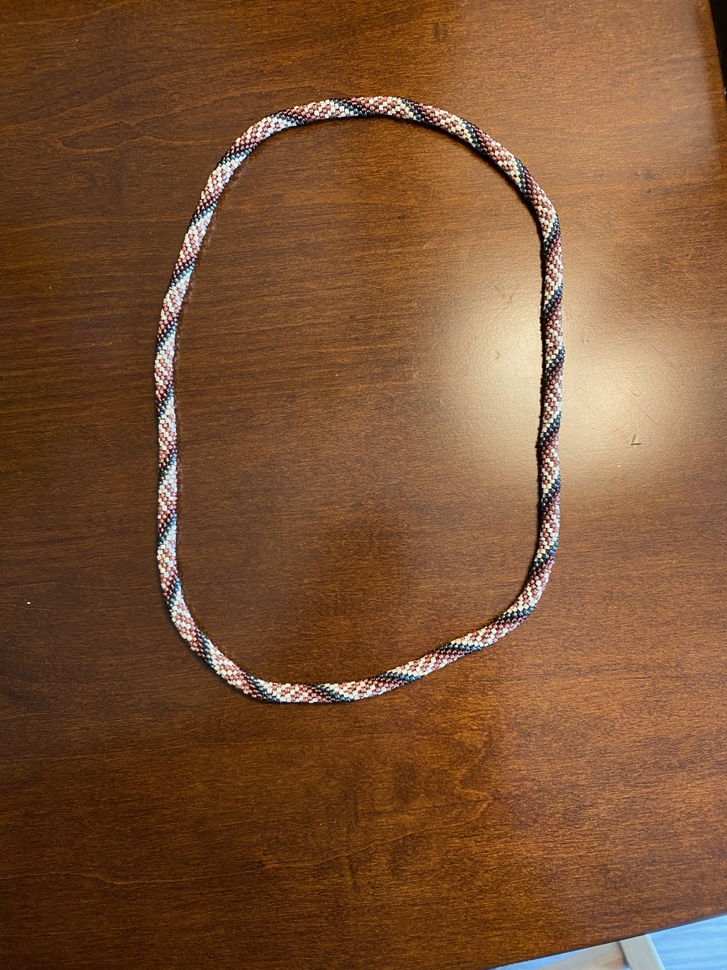
#> input picture bead-example - 1.jpeg, 727 x 970 px, shrunk from 3024 x 4032 before the run
$ python -i detector.py   (imports and definitions only)
#> lines starting #> are read from the running program, lines starting #| are printed output that depends on the picture; after the words box and inside, x2 and y2 are one past the last pixel; in counts of white or black regions, pixels touching at a corner belong together
"""Photographic inference API. No benchmark/truth/evaluation/file I/O imports.

infer(rgb, predictions, method, thresholds, phase1=()) -> per-hypothesis evidence.
Predicted visible/silhouette runs are MODEL rasterizations, not observed masks.
Photographic locations are supported-interior centroids, never physical centers.
"""
import numpy as np
from scipy import ndimage as ndi
from skimage.color import rgb2hsv
from skimage.segmentation import watershed
from .common import runs,mask_from_runs

DEFAULT=dict(strong=.80,partial=.40,min_pixels=8,boundary=.40,foreground=.55,conflict=.25)

def prepare(rgb):
 a=np.asarray(rgb,float)/255.;hsv=rgb2hsv(a);lum=a@np.array([.2126,.7152,.0722]);chroma=a/np.maximum(a.sum(2,keepdims=True),.06)
#> after `lum = a @ np.array([0.2126, 0.7152, 0.0722])`:
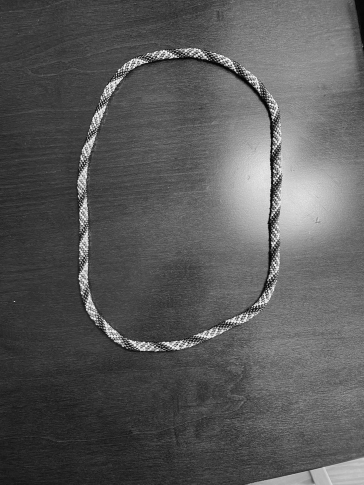
#> lum: shape (970, 727) float64 (shown at 1/2 size); min 0.000834, max 1, mean 0.352
#> after `chroma = a / np.maximum(a.sum(2, keepdims=True), 0.06)`:
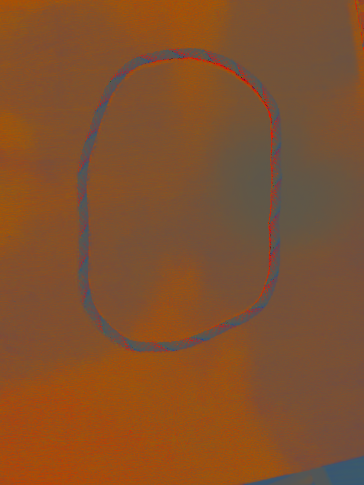
#> chroma: shape (970, 727, 3) float64 (shown at 1/2 size); mean R, G, B 0.511, 0.316, 0.173
 border=np.concatenate([chroma[:6].reshape(-1,3),chroma[-6:].reshape(-1,3),chroma[:,:6].reshape(-1,3),chroma[:,-6:].reshape(-1,3)])
 bg=np.median(border,axis=0);dist=np.linalg.norm(chroma-bg,axis=2)
#> after `bg = np.median(border, axis=0)`: bg = [0.544, 0.316, 0.143]
 # Illumination changes alone do not make paper bead material.
 chromatic=(dist>.13)&(hsv[:,:,1]>.24)&(lum>.025)
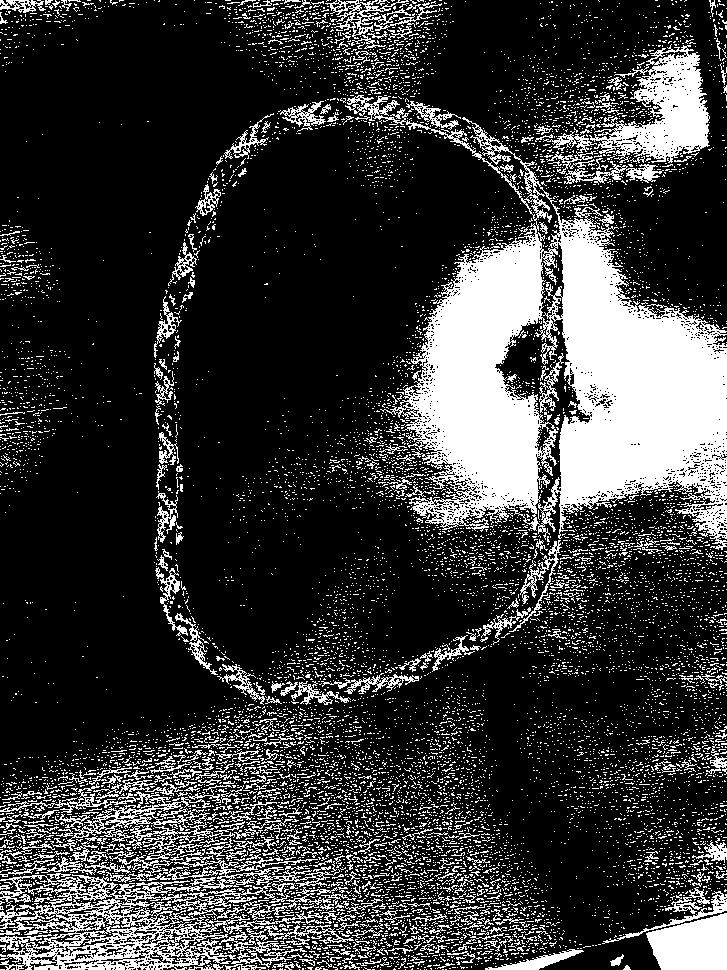
#> chromatic: shape (970, 727) bool; 22% white; 11306 white regions (10902 under 20 px), largest, box (x1, y1, x2, y2) and area: (345, 95, 727, 550) 64632, (0, 854, 340, 970) 12506, (589, 44, 710, 163) 6728
 neutral=(hsv[:,:,1]<.25)&(lum<.16)&(np.linalg.norm(bg-1/3)>.06)
#> neutral: shape (970, 727) bool; 0.06% white in thin lines or dots, all inside (x1, y1, x2, y2) = (156, 99, 560, 703)
 positive=chromatic|neutral
#> positive: shape (970, 727) bool; 22% white; 11251 white regions (10854 under 20 px), largest, box (x1, y1, x2, y2) and area: (345, 95, 727, 550) 65275, (0, 854, 340, 970) 12506, (589, 44, 710, 163) 6728
 paper=(dist<.045)&(lum>.04)
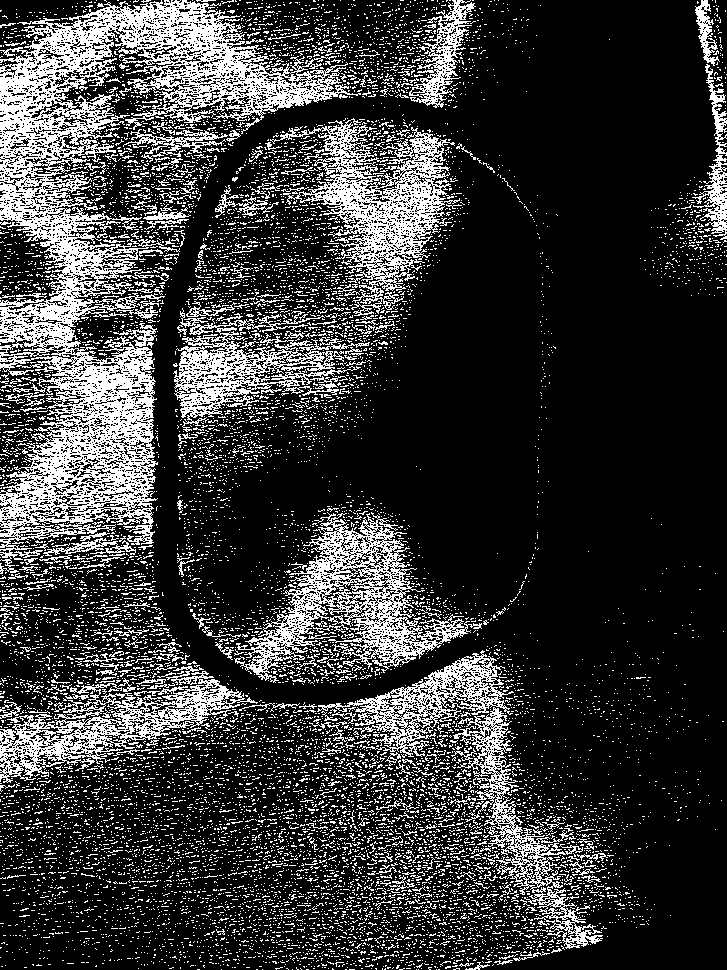
#> paper: shape (970, 727) bool; 22% white in thin lines or dots
 gradient=np.sqrt(sum(ndi.sobel(a[:,:,c],axis=ax,mode='nearest')**2 for c in range(3) for ax in (0,1)))/4
 edge=ndi.maximum_filter(gradient,3)>.07
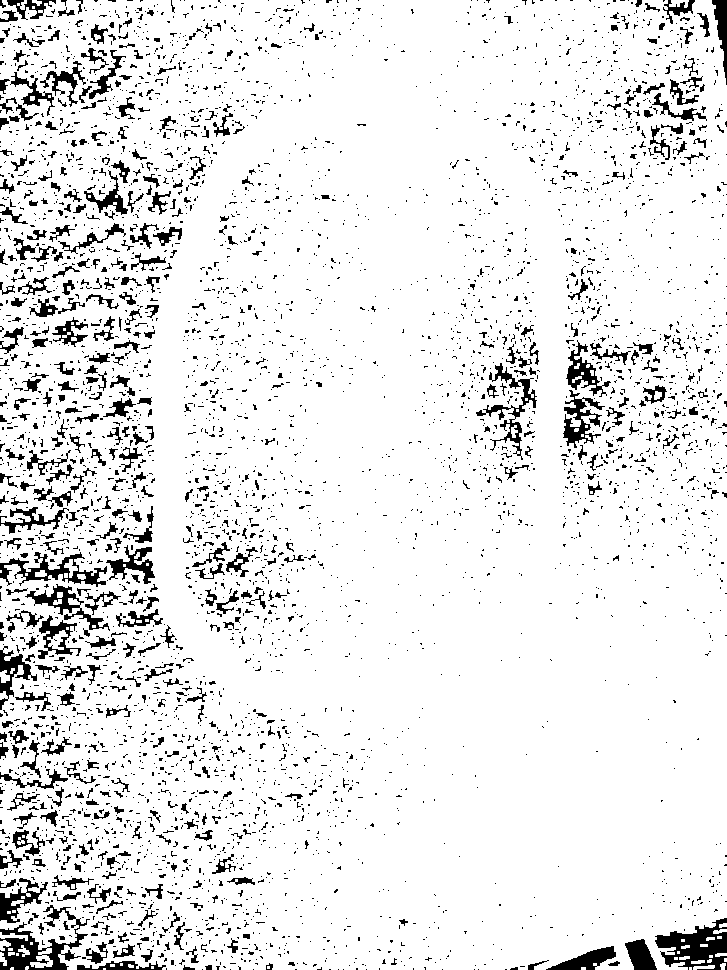
#> edge: shape (970, 727) bool; 91.1% white; 4630 black regions (4125 under 20 px), largest, box (x1, y1, x2, y2) and area: (655, 918, 727, 970) 1995, (0, 905, 90, 970) 1944, (0, 552, 107, 587) 1233
 smooth=ndi.gaussian_filter(lum,1)
 peaks=(smooth==ndi.maximum_filter(smooth,7))&positive&(smooth>.045)
#> peaks: shape (970, 727) bool; 0.26% white in thin lines or dots
 markers,n=ndi.label(peaks);labels=watershed(-smooth,markers,mask=positive)
#> after `markers, n = ndi.label(peaks)`: n = 1823
#> after `labels = watershed(-smooth, markers, mask=positive)`:
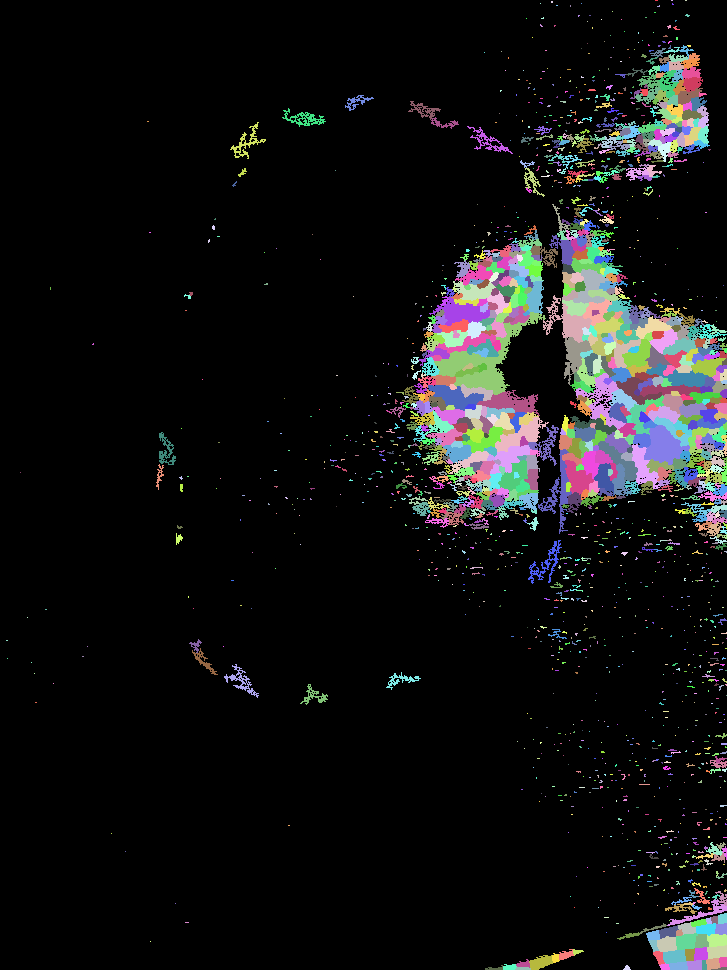
#> labels: shape (970, 727) int32; 1824 distinct labels, from 0 to 1823; one colour per label, 0 black
 observations=[]
 for k,sl in enumerate(ndi.find_objects(labels),1):
  if sl is None:continue
  yy,xx=np.where(labels[sl]==k);xx+=sl[1].start;yy+=sl[0].start
  if len(xx)<8:continue
  best=int(np.argmax(lum[yy,xx]));observations.append(dict(x=xx,y=yy,peak=np.array([xx[best],yy[best]]),score=float(min(1.,.40+.30*min(1,len(xx)/120)+.30*min(1,lum[yy,xx].max()/.5)))))
#> this loop made 1823 passes
#> (yy, xx) on passes 1 to 3: ([0, 0, 0], [655, 656, 657]), ([0, 0], [671, 672]), ([0, 0], [685, 686])
#> after the loop, observations = 935 items
 return dict(rgb=a,hsv=hsv,lum=lum,positive=positive,paper=paper,gradient=gradient,edge=edge,observations=observations,background_chroma=bg.tolist())

# [92 lines left out: functions transform, _color, _record, measure, classify, infer, not called in this run]

>>> import cv2
>>> picture = cv2.cvtColor(cv2.imread('../../../../bead-example - 1.jpeg'), cv2.COLOR_BGR2RGB)
>>> result = prepare(picture)
#> result = 9 items

$ run again, on bead-example - 2.jpeg
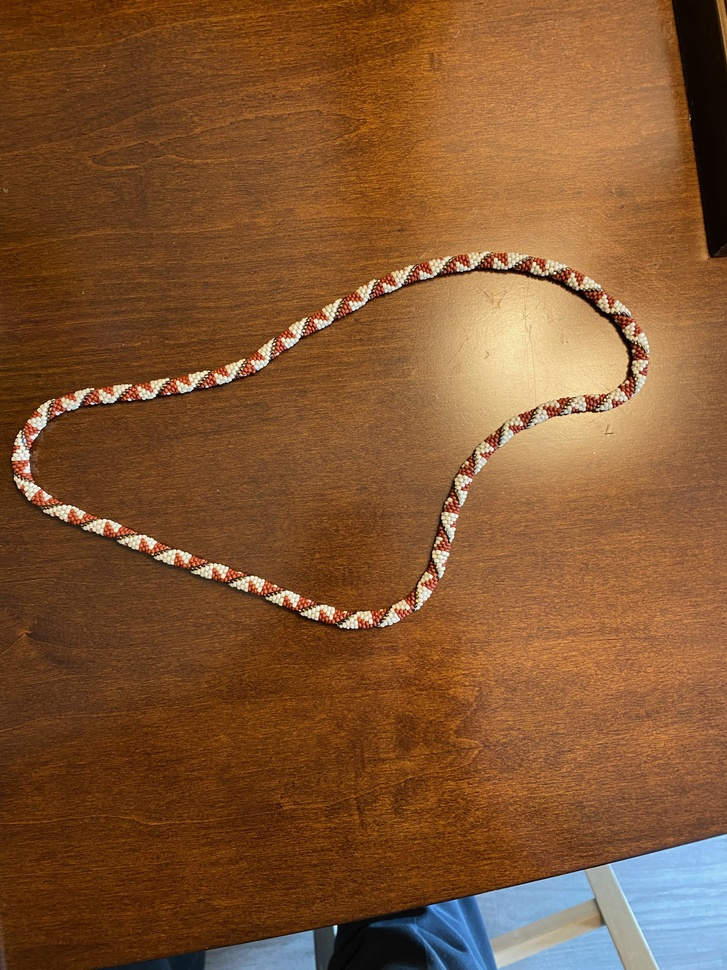
#> input picture bead-example - 2.jpeg, 727 x 970 px, shrunk from 3024 x 4032 before the run
#> hsv: shape (970, 727, 3) float64; mean of channels 0, 1, 2 0.0993, 0.694, 0.524
#> bg = [0.527, 0.319, 0.155]
#> in prepare, `chromatic=(dist>.13)&(hsv[:,:,1]>.24)&(lum>.025)`:
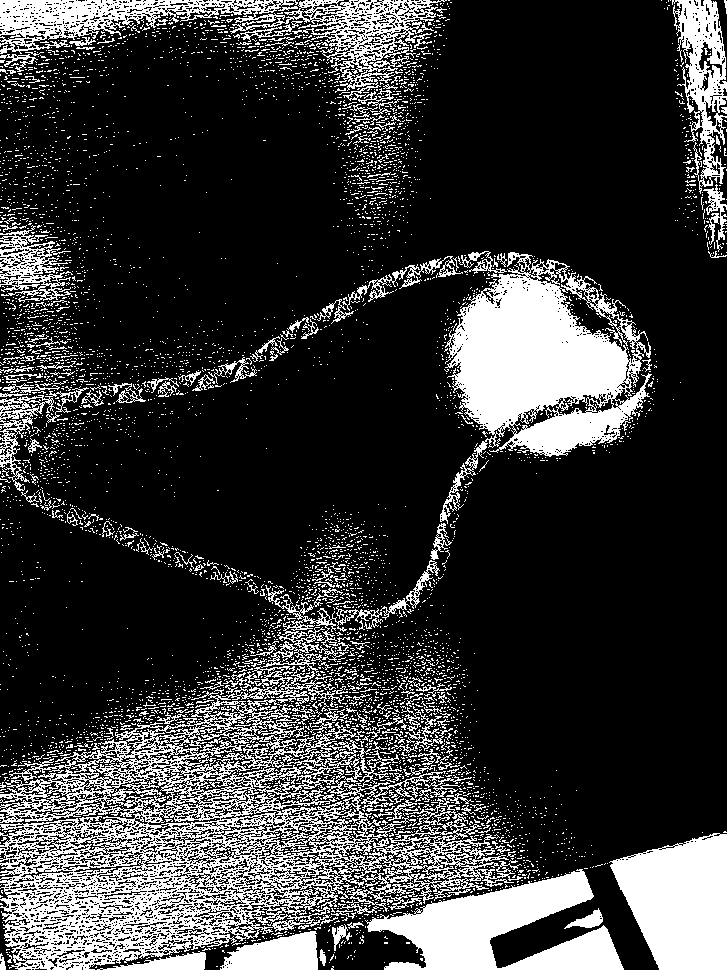
#> chromatic: shape (970, 727) bool; 22.2% white; 5616 white regions (5399 under 20 px), largest, box (x1, y1, x2, y2) and area: (0, 585, 523, 970) 53469, (440, 252, 652, 524) 24773, (365, 869, 624, 970) 12877
#> neutral: shape (970, 727) bool; 0.44% white; 65 white regions (62 under 20 px), largest, box (x1, y1, x2, y2) and area: (327, 918, 426, 970) 2826, (387, 906, 426, 919) 100, (134, 961, 150, 964) 25
#> positive: shape (970, 727) bool; 22.7% white; 5573 white regions (5358 under 20 px), largest, box (x1, y1, x2, y2) and area: (0, 585, 523, 970) 53469, (440, 252, 652, 524) 24773, (327, 868, 624, 970) 16231
#> paper: shape (970, 727) bool; 34.6% white; 10952 white regions (10727 under 20 px), largest, box (x1, y1, x2, y2) and area: (0, 0, 643, 386) 83159, (41, 281, 431, 606) 46635, (361, 545, 716, 876) 32001
#> edge: shape (970, 727) bool; 91.9% white; 4193 black regions (3921 under 20 px), largest, box (x1, y1, x2, y2) and area: (675, 0, 727, 252) 7689, (614, 841, 727, 914) 3713, (330, 921, 425, 970) 3160
#> peaks: shape (970, 727) bool; 0.08% white in thin lines or dots
#> markers: shape (970, 727) int32; 556 distinct labels, from 0 to 555
#> n = 555
#> in prepare, `labels = watershed(-smooth, markers, mask=positive)`:
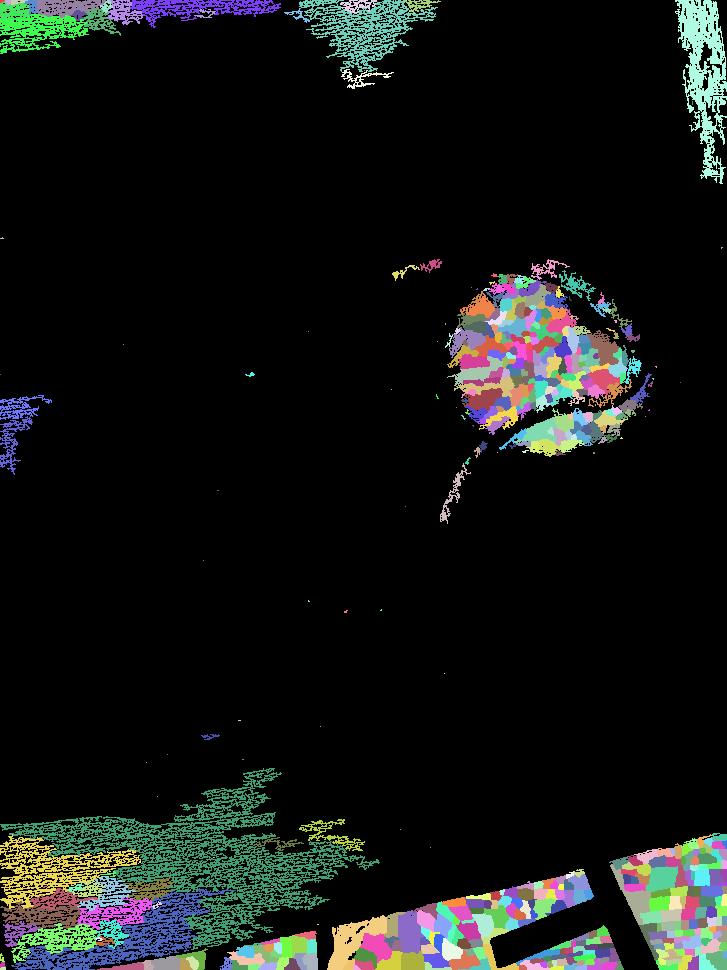
#> labels: shape (970, 727) int32; 556 distinct labels, from 0 to 555; one colour per label, 0 black
#> the loop in prepare, `for k,sl in enumerate(ndi.find_objects(labels),1):` made 555 passes
#> best on passes 2 to 4: 3, 8, 10
#> after the loop in prepare, `for k,sl in enumerate(ndi.find_objects(labels),1):`: observations = 501 items
#> result = 9 items

$ run again, on bead-example - 3.jpeg
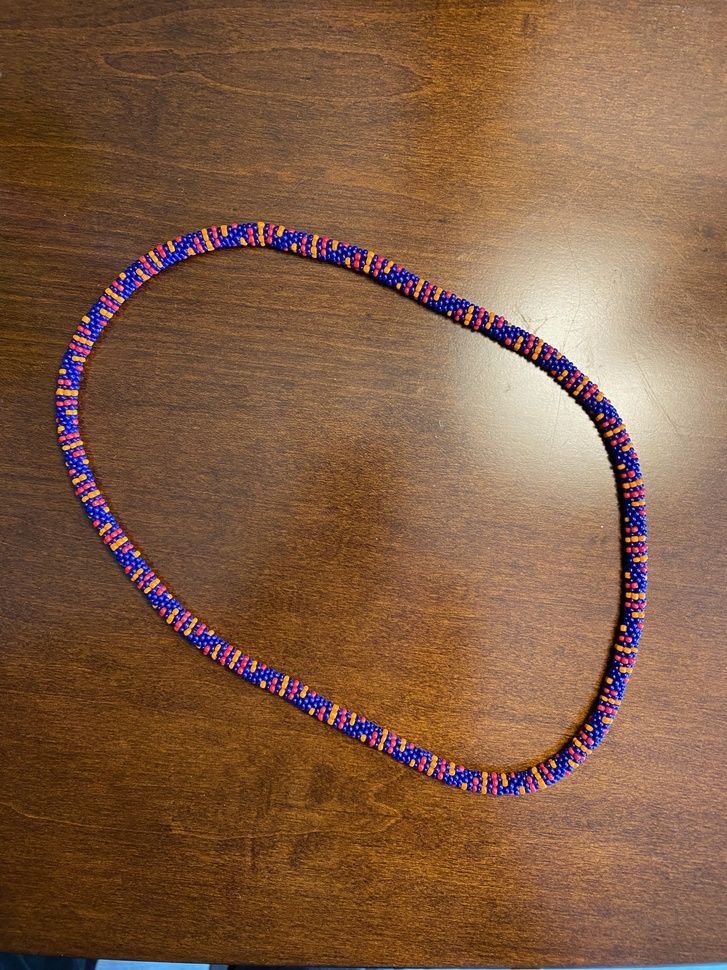
#> input picture bead-example - 3.jpeg, 727 x 970 px, shrunk from 3024 x 4032 before the run
#> hsv: shape (970, 727, 3) float64; mean of channels 0, 1, 2 0.11, 0.564, 0.523
#> bg = [0.441, 0.321, 0.24]
#> chromatic: shape (970, 727) bool; 26.7% white; 2971 white regions (2907 under 20 px), largest, box (x1, y1, x2, y2) and area: (0, 220, 648, 966) 160132, (0, 95, 96, 206) 6098, (411, 0, 538, 136) 5774
#> neutral: shape (970, 727) bool; 0.03% white in thin lines or dots, all inside (x1, y1, x2, y2) = (1, 399, 625, 969)
#> positive: shape (970, 727) bool; 26.7% white; 2977 white regions (2914 under 20 px), largest, box (x1, y1, x2, y2) and area: (0, 220, 648, 970) 162768, (0, 95, 96, 206) 6098, (411, 0, 538, 136) 5774
#> paper: shape (970, 727) bool; 41.6% white; 4129 white regions (4056 under 20 px), largest, box (x1, y1, x2, y2) and area: (62, 0, 727, 374) 110684, (83, 249, 621, 766) 105179, (486, 584, 727, 968) 47693
#> in prepare, `edge=ndi.maximum_filter(gradient,3)>.07`:
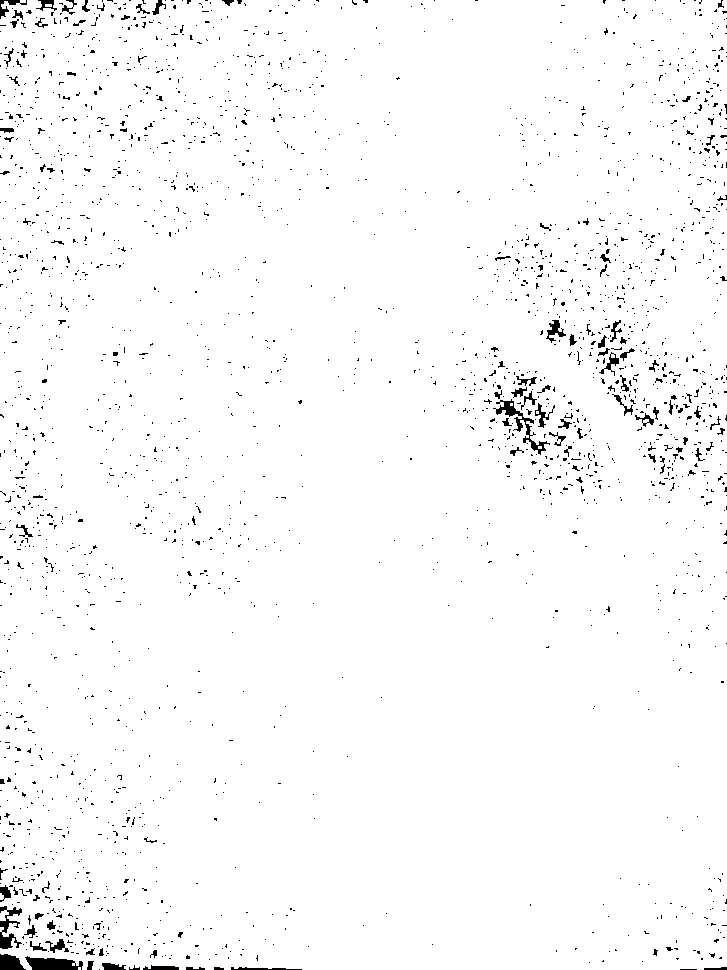
#> edge: shape (970, 727) bool; 98% white; 2430 black regions (2325 under 20 px), largest, box (x1, y1, x2, y2) and area: (25, 956, 83, 970) 556, (493, 399, 550, 455) 539, (0, 906, 22, 949) 426
#> peaks: shape (970, 727) bool; 0.1% white in thin lines or dots
#> markers: shape (970, 727) int32; 728 distinct labels, from 0 to 727
#> n = 727
#> in prepare, `labels = watershed(-smooth, markers, mask=positive)`:
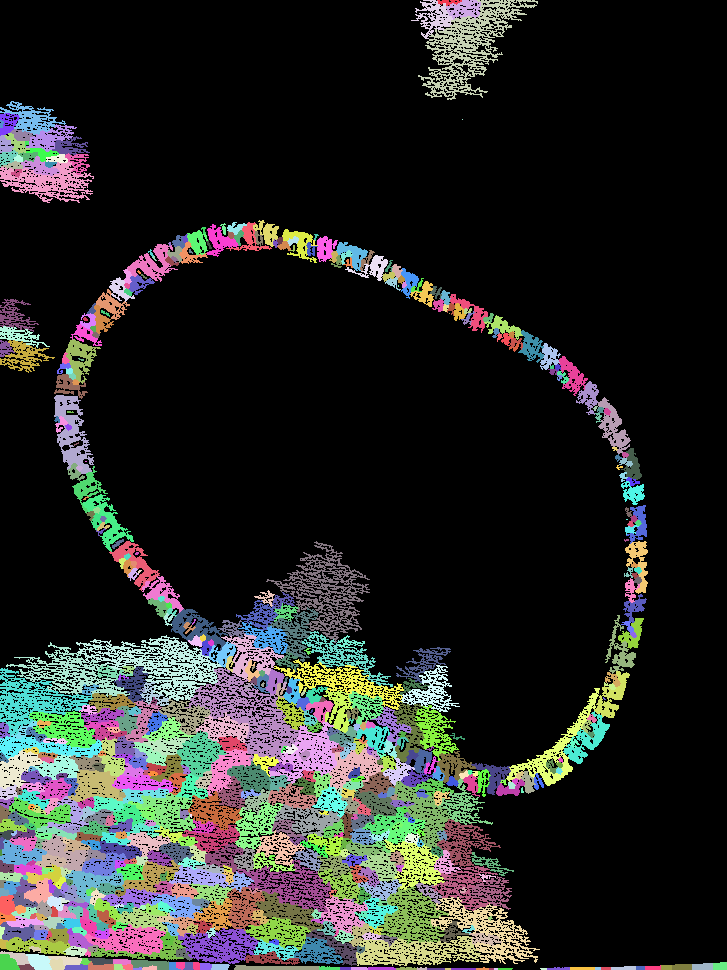
#> labels: shape (970, 727) int32; 728 distinct labels, from 0 to 727; one colour per label, 0 black
#> the loop in prepare, `for k,sl in enumerate(ndi.find_objects(labels),1):` made 727 passes
#> best on passes 1 to 3: 10, 223, 3311
#> after the loop in prepare, `for k,sl in enumerate(ndi.find_objects(labels),1):`: observations = 712 items
#> result = 9 items
